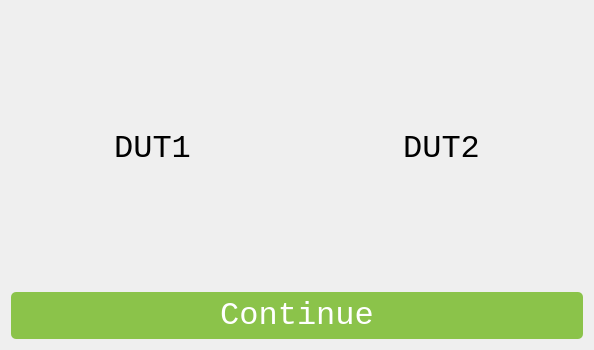
<?xml version="1.0" encoding="UTF-8"?>
<ui version="4.0">
 <class>UnmuteMicDialog</class>
 <widget class="QDialog" name="UnmuteMicDialog">
  <property name="geometry">
   <rect>
    <x>0</x>
    <y>0</y>
    <width>594</width>
    <height>350</height>
   </rect>
  </property>
  <property name="sizePolicy">
   <sizepolicy hsizetype="Preferred" vsizetype="Preferred">
    <horstretch>0</horstretch>
    <verstretch>0</verstretch>
   </sizepolicy>
  </property>
  <property name="windowTitle">
   <string>Dialog</string>
  </property>
  <property name="styleSheet">
   <string notr="true">QLabel[disabled=true]{
	border-radius:80px;
	background-color:#E0E0E0;
	color:#BDBDBD;
}
QLabel[disabled=false]{
	border-radius:80px;
	background-color:#FFFFFF;
	color:#000000;
}
</string>
  </property>
  <layout class="QVBoxLayout" name="verticalLayout" stretch="1,0">
   <item>
    <layout class="QHBoxLayout" name="horizontalLayout">
     <property name="leftMargin">
      <number>0</number>
     </property>
     <item>
      <widget class="QLabel" name="b1">
       <property name="font">
        <font>
         <family>Courier New</family>
         <pointsize>24</pointsize>
        </font>
       </property>
       <property name="styleSheet">
        <string notr="true"/>
       </property>
       <property name="text">
        <string>DUT1</string>
       </property>
       <property name="alignment">
        <set>Qt::AlignCenter</set>
       </property>
       <property name="class" stdset="0">
        <string>touchBtn</string>
       </property>
       <property name="disabled" stdset="0">
        <bool>true</bool>
       </property>
      </widget>
     </item>
     <item>
      <widget class="QLabel" name="b2">
       <property name="font">
        <font>
         <family>Courier New</family>
         <pointsize>24</pointsize>
        </font>
       </property>
       <property name="styleSheet">
        <string notr="true"/>
       </property>
       <property name="text">
        <string>DUT2</string>
       </property>
       <property name="alignment">
        <set>Qt::AlignCenter</set>
       </property>
       <property name="margin">
        <number>0</number>
       </property>
       <property name="class" stdset="0">
        <string>touchBtn</string>
       </property>
       <property name="disabled" stdset="0">
        <bool>true</bool>
       </property>
      </widget>
     </item>
    </layout>
   </item>
   <item>
    <layout class="QHBoxLayout" name="horizontalLayout_4" stretch="1">
     <property name="spacing">
      <number>-1</number>
     </property>
     <item>
      <widget class="QPushButton" name="continue_button">
       <property name="font">
        <font>
         <family>Courier New</family>
         <pointsize>24</pointsize>
         <weight>50</weight>
         <italic>false</italic>
         <bold>false</bold>
        </font>
       </property>
       <property name="styleSheet">
        <string notr="true">QPushButton {
	color:#FFFFFF;
	padding:5px;
	border-radius:5px;
	background-color:#8BC34A;
}
QPushButton:hover:pressed {
	background-color:#689F38;
}</string>
       </property>
       <property name="text">
        <string>Continue</string>
       </property>
       <property name="autoDefault">
        <bool>false</bool>
       </property>
      </widget>
     </item>
    </layout>
   </item>
  </layout>
 </widget>
 <resources/>
 <connections/>
</ui>
